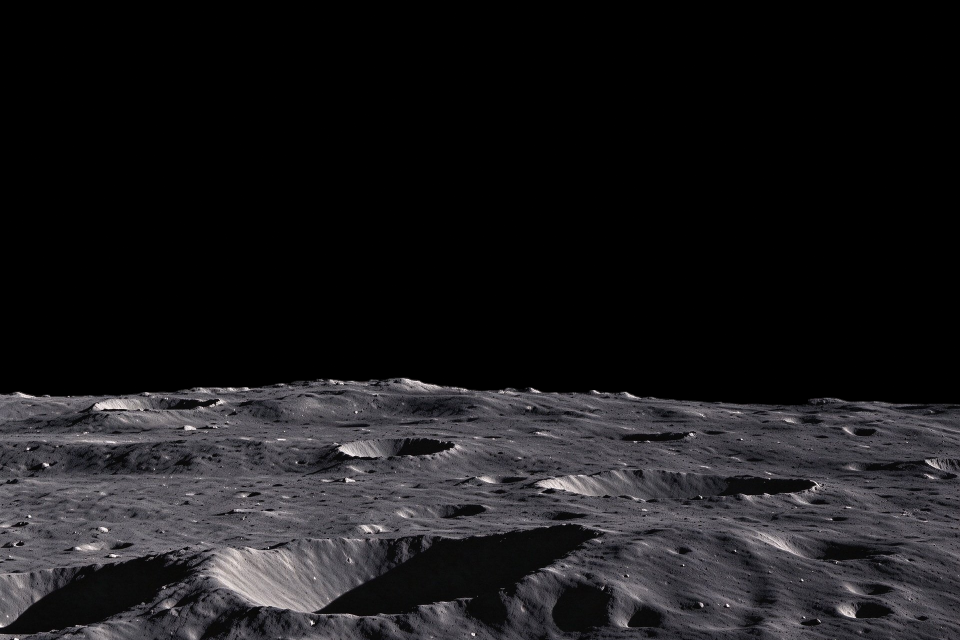
#> input picture 素材/moon_base.png, 1920 x 1280 px, given in place of moon_base_v2.png, which was not available (shown at 1/2 size)
$ python shorten_shadow3.py
#> lines starting #> are read from the running program, lines starting #| are printed output that depends on the picture; after the words box and inside, x2 and y2 are one past the last pixel; in counts of white or black regions, pixels touching at a corner belong together
"""shorten_shadow3.py —— 影子回缩（参数已调好）

影子掩膜：L < 局部中位数×0.85 （模糊半径 40）→ 约占 11.6%
回缩：距受光面 > T 的影子像素，填成局部中位数亮度（保留少量细节）
"""
import numpy as np
from PIL import Image, ImageFilter

AST = r"E:\DeskTop\地球\素材"
SRC = AST + r"\moon_base_v2.png"
OUT = AST + r"\moon_base_短影.png"

A = np.asarray(Image.open(SRC).convert("RGB")).astype(np.float32)
H, W = A.shape[:2]
#> H = 1280; W = 1920
L = A.mean(2)
terr = L > 3
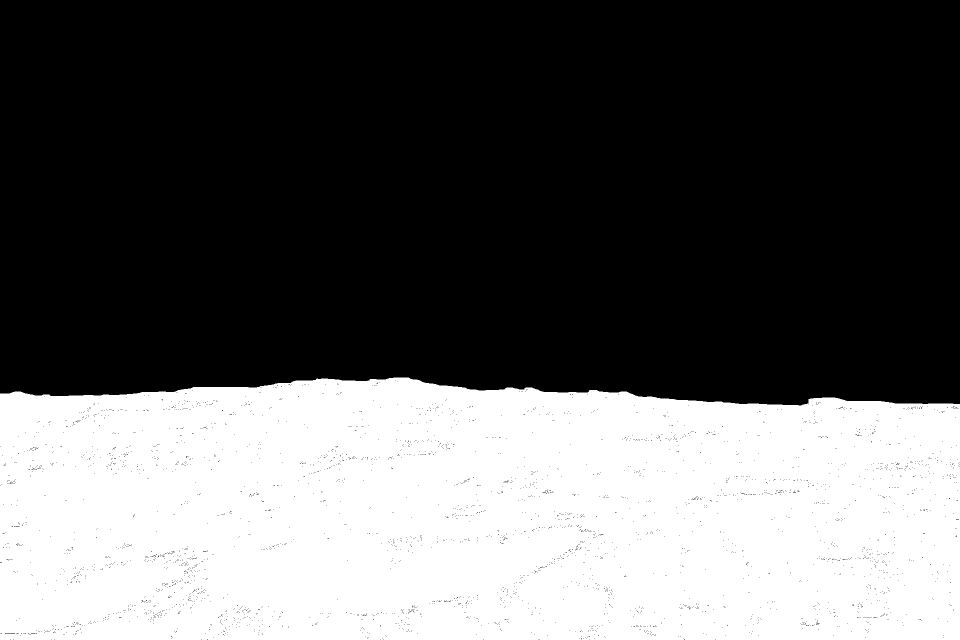
#> terr: shape (1280, 1920) bool (shown at 1/2 size); 38.4% white; 1 white region, box (x1, y1, x2, y2) and area: (0, 755, 1920, 1280) 944813

med = np.asarray(Image.fromarray(np.clip(L, 0, 255).astype(np.uint8))
                 .filter(ImageFilter.GaussianBlur(40))).astype(np.float32)
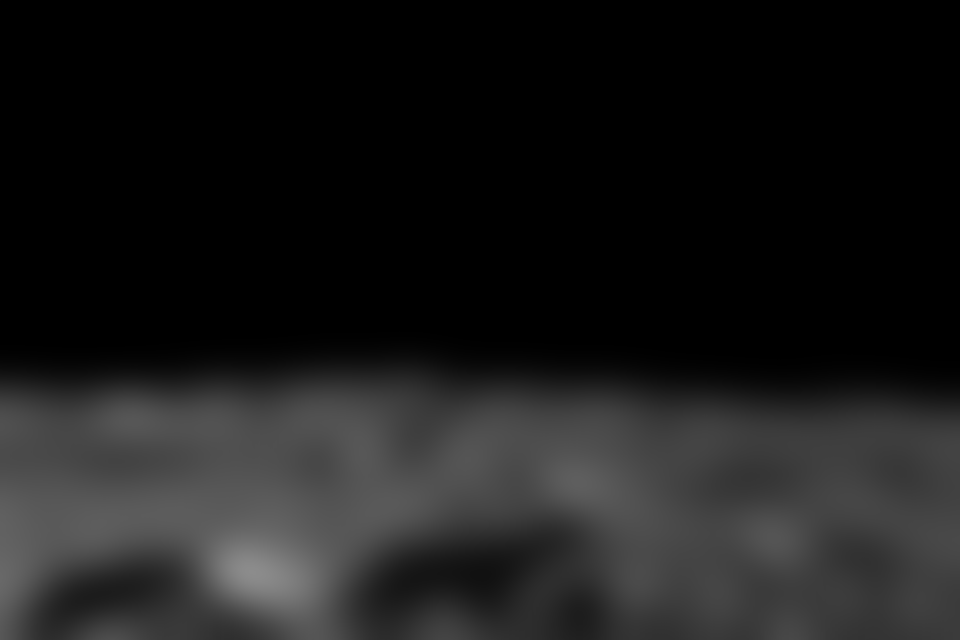
#> med: shape (1280, 1920) float32 (shown at 1/2 size); min 0, max 140, mean 26.9
shadow = (L < med * 0.85) & terr
#> shadow: shape (1280, 1920) bool; 13.4% white; 13990 white regions (13236 under 20 px), largest, box (x1, y1, x2, y2) and area: (623, 1046, 1268, 1280) 58154, (0, 1095, 432, 1272) 31143, (346, 1153, 669, 1280) 13133
print("影子占比 %.1f%%" % (shadow.mean() * 100))
#| 影子占比 13.4%

# 到受光面的距离
dist = np.zeros((H, W), dtype=np.int16)
cur = terr & ~shadow
#> cur: shape (1280, 1920) bool; 25% white; 3144 white regions (3079 under 20 px), largest, box (x1, y1, x2, y2) and area: (0, 755, 1920, 1280) 601786, (448, 1237, 537, 1280) 1386, (787, 1076, 829, 1127) 723
for step in range(1, 61):
    grow = cur.copy()
    grow[1:, :] |= cur[:-1, :]
    grow[:-1, :] |= cur[1:, :]
    grow[:, 1:] |= cur[:, :-1]
    grow[:, :-1] |= cur[:, 1:]
    new = grow & ~cur
    dist[new] = step
    cur = grow
    if cur.all():
        break
#> this loop made 60 passes
#> pass 1, `new = grow & ~cur`:
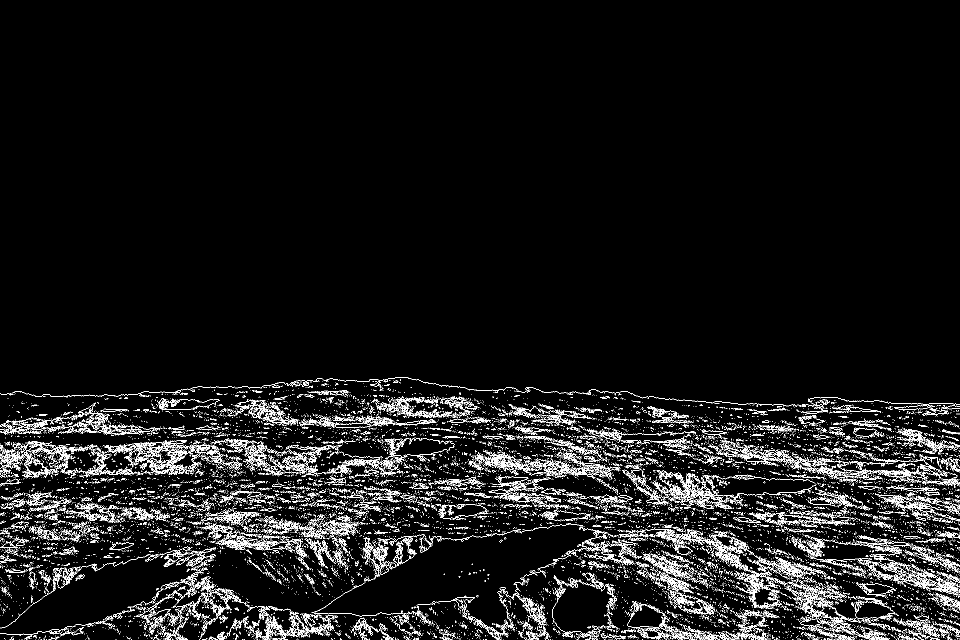
#> new: shape (1280, 1920) bool (shown at 1/2 size); 5.9% white in thin lines or dots, all inside (x1, y1, x2, y2) = (0, 754, 1920, 1280)
#> pass 1, `cur = grow`:
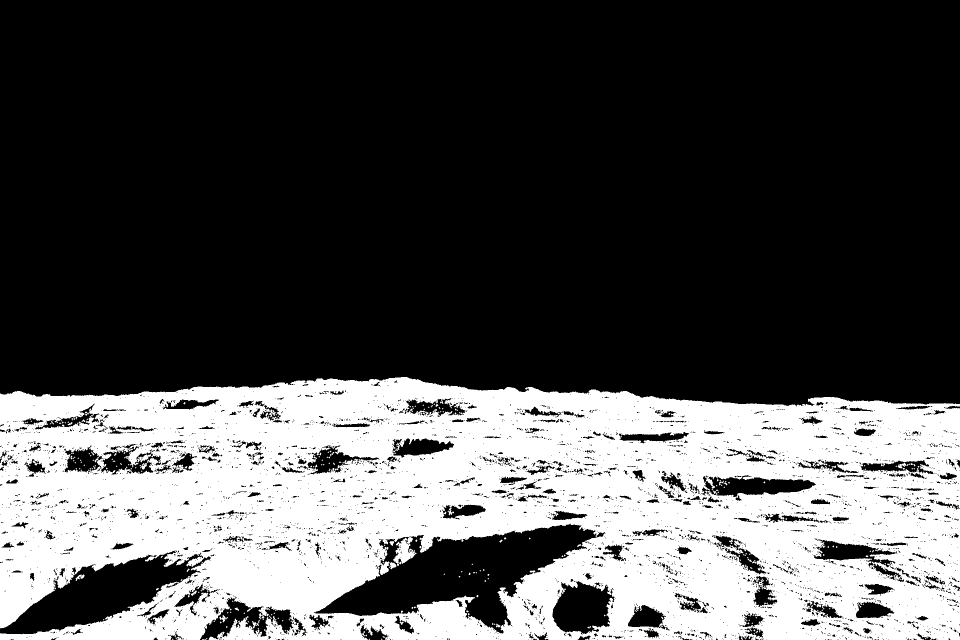
#> cur: shape (1280, 1920) bool (shown at 1/2 size); 30.9% white; 241 white regions (215 under 20 px), largest, box (x1, y1, x2, y2) and area: (0, 754, 1920, 1280) 756696, (778, 1124, 793, 1139) 123, (1795, 925, 1820, 937) 111
#> after the loop:
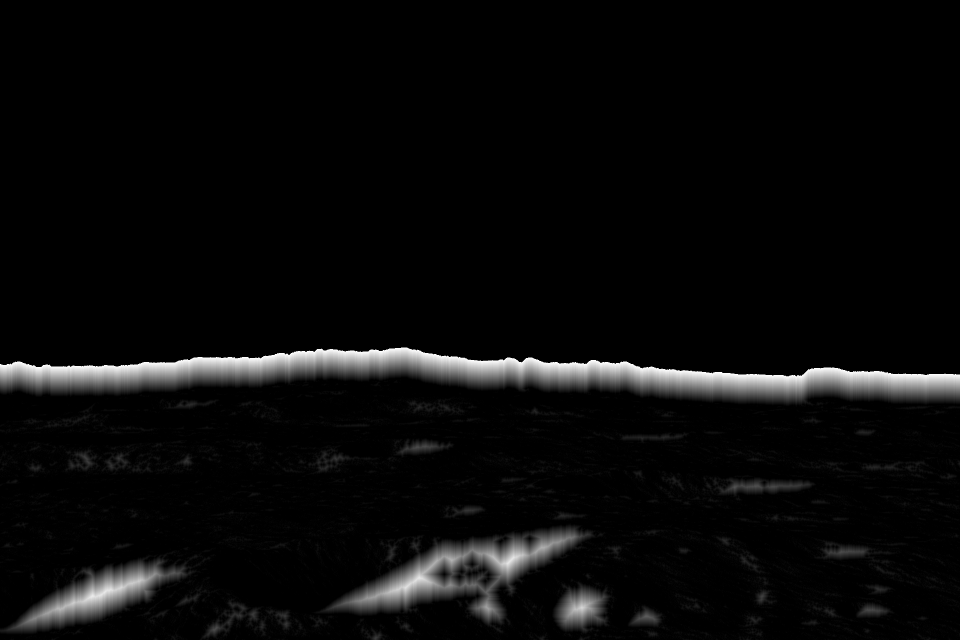
#> dist: shape (1280, 1920) int16 (shown at 1/2 size); min 0, max 60, mean 2.3; drawn with min black and max white
#> after the loop:
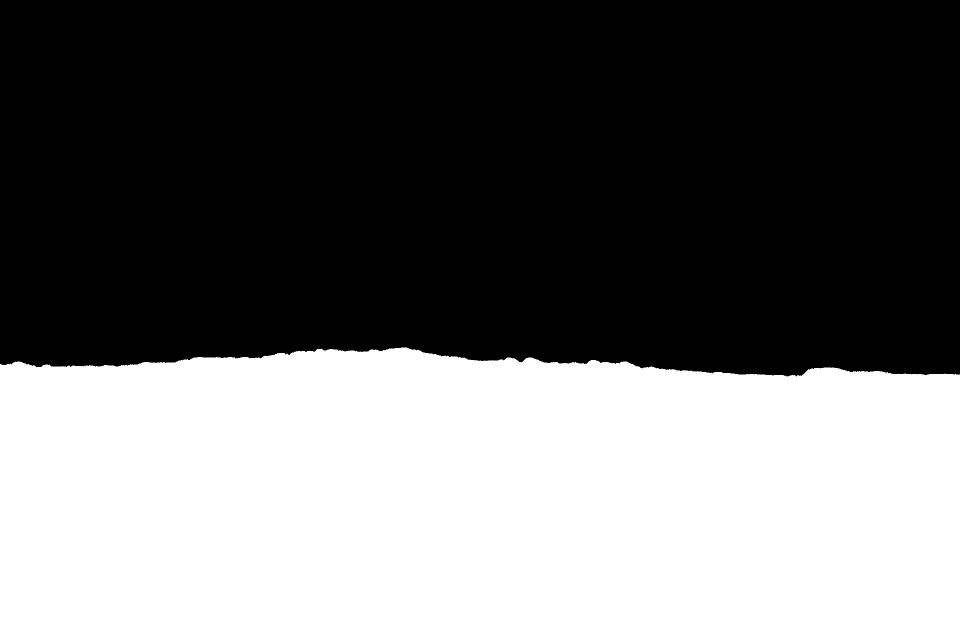
#> grow: shape (1280, 1920) bool (shown at 1/2 size); 43.2% white; 1 white region, box (x1, y1, x2, y2) and area: (0, 695, 1920, 1280) 1062710

# 填充亮度：局部中位数 + 少量原细节
fill = np.clip(med + (L - med) * 0.30, 0, 255)
ratio = np.where(L > 1, fill / np.maximum(L, 1.0), 1.0)

for T in (20, 35, 50):
    # 回缩量：超过 T 的全填，T-6~T 之间羽化
    w = np.clip((dist - (T - 6)) / 6.0, 0, 1) * shadow
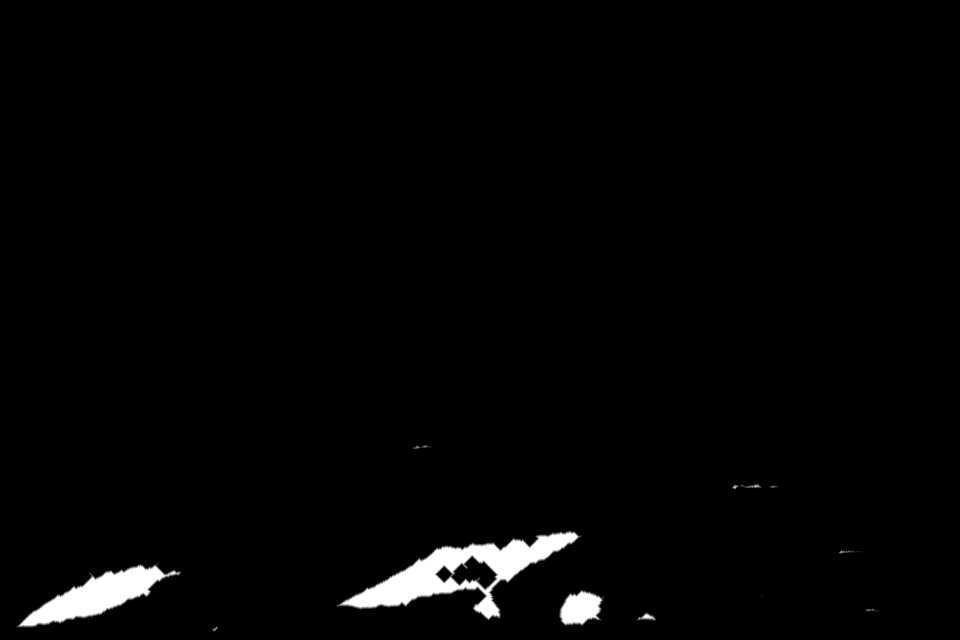
#> w: shape (1280, 1920) float64 (shown at 1/2 size); min 0, max 1, mean 0.0183
    out = A * (1 - w[..., None]) + (A * ratio[..., None]) * w[..., None]
    out = np.where(terr[..., None], np.clip(out, 0, 255), 0)
    p = OUT.replace(".png", "_T%d.png" % T)
    Image.fromarray(out.astype(np.uint8)).save(p)
    L2 = out.mean(2)[terr]
    print("  T=%2d  改写 %.1f%%  中位 %.0f  暗部占比 %.1f%%"
          % (T, (w > 0.01).mean() * 100, np.median(L2),
             float((L2 < np.median(L2) * 0.62).mean() * 100)))
#|   T=20  改写 2.1%  中位 72  暗部占比 25.6%
    if T == 35:
        Image.fromarray(out.astype(np.uint8)).save(OUT)
        Image.open(OUT).transpose(Image.FLIP_LEFT_RIGHT).save(AST + r"\moon_base_短影_mirror.png")

print("已保存 短影（T=35）:", OUT)
